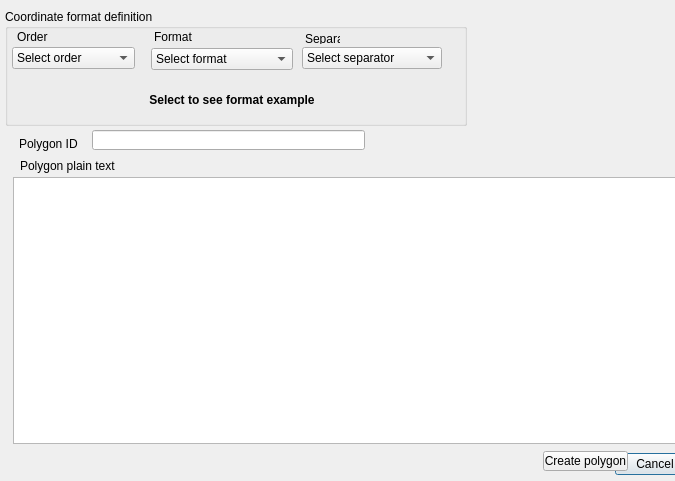
<?xml version="1.0" encoding="UTF-8"?>
<ui version="4.0">
 <class>PolygonFromPlainTextDialogBase</class>
 <widget class="QDialog" name="PolygonFromPlainTextDialogBase">
  <property name="geometry">
   <rect>
    <x>0</x>
    <y>0</y>
    <width>675</width>
    <height>481</height>
   </rect>
  </property>
  <property name="windowTitle">
   <string>PolygonFromPlainText</string>
  </property>
  <widget class="QDialogButtonBox" name="button_box">
   <property name="geometry">
    <rect>
     <x>354</x>
     <y>448</y>
     <width>341</width>
     <height>32</height>
    </rect>
   </property>
   <property name="orientation">
    <enum>Qt::Horizontal</enum>
   </property>
   <property name="standardButtons">
    <set>QDialogButtonBox::Cancel</set>
   </property>
  </widget>
  <widget class="QGroupBox" name="groupBox">
   <property name="geometry">
    <rect>
     <x>5</x>
     <y>9</y>
     <width>462</width>
     <height>117</height>
    </rect>
   </property>
   <property name="title">
    <string>Coordinate format definition</string>
   </property>
   <widget class="QLabel" name="label">
    <property name="geometry">
     <rect>
      <x>12</x>
      <y>20</y>
      <width>87</width>
      <height>16</height>
     </rect>
    </property>
    <property name="text">
     <string>Order</string>
    </property>
   </widget>
   <widget class="QLabel" name="label_2">
    <property name="geometry">
     <rect>
      <x>149</x>
      <y>20</y>
      <width>92</width>
      <height>16</height>
     </rect>
    </property>
    <property name="text">
     <string>Format</string>
    </property>
   </widget>
   <widget class="QLabel" name="label_3">
    <property name="geometry">
     <rect>
      <x>300</x>
      <y>25</y>
      <width>35</width>
      <height>10</height>
     </rect>
    </property>
    <property name="text">
     <string>Separator</string>
    </property>
   </widget>
   <widget class="QComboBox" name="comboBoxOrder">
    <property name="geometry">
     <rect>
      <x>7</x>
      <y>38</y>
      <width>123</width>
      <height>22</height>
     </rect>
    </property>
    <item>
     <property name="text">
      <string>Select order</string>
     </property>
    </item>
    <item>
     <property name="text">
      <string>LonLat</string>
     </property>
    </item>
    <item>
     <property name="text">
      <string>LatLon</string>
     </property>
    </item>
   </widget>
   <widget class="QComboBox" name="comboBoxFormat">
    <property name="geometry">
     <rect>
      <x>146</x>
      <y>39</y>
      <width>142</width>
      <height>22</height>
     </rect>
    </property>
    <item>
     <property name="text">
      <string>Select format</string>
     </property>
    </item>
    <item>
     <property name="text">
      <string>DMSH comp</string>
     </property>
    </item>
    <item>
     <property name="text">
      <string>HDMS comp</string>
     </property>
    </item>
    <item>
     <property name="text">
      <string>DMSH sep</string>
     </property>
    </item>
    <item>
     <property name="text">
      <string>HDMS sep</string>
     </property>
    </item>
   </widget>
   <widget class="QComboBox" name="comboBoxSeparator">
    <property name="geometry">
     <rect>
      <x>297</x>
      <y>38</y>
      <width>140</width>
      <height>22</height>
     </rect>
    </property>
    <item>
     <property name="text">
      <string>Select separator</string>
     </property>
    </item>
    <item>
     <property name="text">
      <string>Not separated</string>
     </property>
    </item>
    <item>
     <property name="text">
      <string>Space</string>
     </property>
    </item>
    <item>
     <property name="text">
      <string>Hyphen</string>
     </property>
    </item>
    <item>
     <property name="text">
      <string>Slash</string>
     </property>
    </item>
    <item>
     <property name="text">
      <string>Backslash</string>
     </property>
    </item>
   </widget>
   <widget class="QLabel" name="labelSampleCoordPair">
    <property name="geometry">
     <rect>
      <x>18</x>
      <y>83</y>
      <width>418</width>
      <height>16</height>
     </rect>
    </property>
    <property name="font">
     <font>
      <weight>75</weight>
      <bold>true</bold>
     </font>
    </property>
    <property name="text">
     <string>Select to see format example</string>
    </property>
    <property name="alignment">
     <set>Qt::AlignCenter</set>
    </property>
   </widget>
  </widget>
  <widget class="QLabel" name="label_4">
   <property name="geometry">
    <rect>
     <x>20</x>
     <y>158</y>
     <width>141</width>
     <height>16</height>
    </rect>
   </property>
   <property name="text">
    <string>Polygon plain text</string>
   </property>
  </widget>
  <widget class="QPushButton" name="pushButtonCreatePolygon">
   <property name="geometry">
    <rect>
     <x>543</x>
     <y>451</y>
     <width>85</width>
     <height>20</height>
    </rect>
   </property>
   <property name="text">
    <string>Create polygon</string>
   </property>
  </widget>
  <widget class="QTextEdit" name="textEditPolygonPlainText">
   <property name="geometry">
    <rect>
     <x>13</x>
     <y>177</y>
     <width>685</width>
     <height>267</height>
    </rect>
   </property>
  </widget>
  <widget class="QLineEdit" name="lineEditPolygonID">
   <property name="geometry">
    <rect>
     <x>92</x>
     <y>130</y>
     <width>273</width>
     <height>20</height>
    </rect>
   </property>
  </widget>
  <widget class="QLabel" name="label_5">
   <property name="geometry">
    <rect>
     <x>19</x>
     <y>136</y>
     <width>63</width>
     <height>16</height>
    </rect>
   </property>
   <property name="text">
    <string>Polygon ID</string>
   </property>
  </widget>
 </widget>
 <resources/>
 <connections>
  <connection>
   <sender>button_box</sender>
   <signal>accepted()</signal>
   <receiver>PolygonFromPlainTextDialogBase</receiver>
   <slot>accept()</slot>
   <hints>
    <hint type="sourcelabel">
     <x>20</x>
     <y>20</y>
    </hint>
    <hint type="destinationlabel">
     <x>20</x>
     <y>20</y>
    </hint>
   </hints>
  </connection>
  <connection>
   <sender>button_box</sender>
   <signal>rejected()</signal>
   <receiver>PolygonFromPlainTextDialogBase</receiver>
   <slot>reject()</slot>
   <hints>
    <hint type="sourcelabel">
     <x>20</x>
     <y>20</y>
    </hint>
    <hint type="destinationlabel">
     <x>20</x>
     <y>20</y>
    </hint>
   </hints>
  </connection>
 </connections>
</ui>
